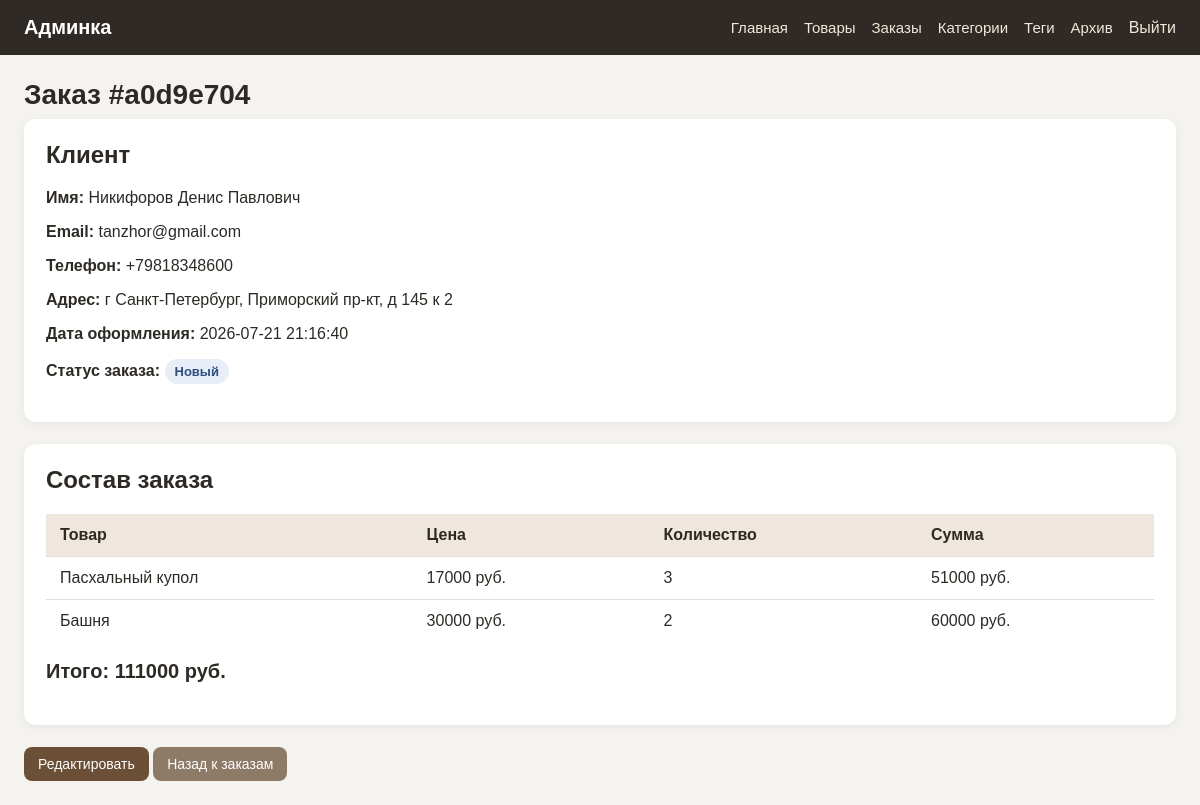
The app's page /admin/orders/order_details/a0d9e704-2492-487a-a8db-38ba3190913b (signed in) with its own data.
### tables this page shows
CREATE TABLE orders (
                 id TEXT PRIMARY KEY,
                 customer_name TEXT NOT NULL,
                 customer_email TEXT NOT NULL,
                 customer_phone TEXT,
                 customer_address TEXT,
                 total INTEGER NOT NULL,
                 status TEXT NOT NULL DEFAULT 'new',
                 created_at TIMESTAMP DEFAULT CURRENT_TIMESTAMP
                 );

CREATE TABLE order_items (
            id INTEGER PRIMARY KEY AUTOINCREMENT,
            order_id TEXT NOT NULL,
            product_id TEXT,
            product_name TEXT NOT NULL,
            unit_price INTEGER NOT NULL,
            quantity INTEGER NOT NULL,
            
            FOREIGN KEY (order_id)
                REFERENCES orders(id)
                ON DELETE CASCADE,
            
            FOREIGN KEY (product_id)
                REFERENCES products(id)
                ON DELETE SET NULL
    );

### routes/admin/orders.py (the view)
@admin_bp.route("/admin/orders/order_details/<order_id>")
def order_details(order_id):
    order = get_order_by_id(order_id)
    if not order:
        flash('Заказ не найден', 'error')
        return redirect(url_for('admin.admin_orders'))
    return render_template("admin/order_details.html", order=order, order_statuses=ORDER_STATUSES)

### app.py (called while the page is built, shortened)
@app.before_request
def protect_from_csrf():
    if request.method != "POST":
        return

@app.context_processor
def inject_cart_count():
    return {"cart_count": get_cart_count(session)}

@app.context_processor
def inject_csrf_token():
    return {"csrf_token": get_csrf_token}

### database/connection.py (called while the page is built)
def get_db_connection():
    conn = sqlite3.connect(DB_PATH)
    conn.execute("PRAGMA foreign_keys = ON")
    conn.row_factory = sqlite3.Row
    return conn

### database/order_items.py (called while the page is built)
def get_order_items_by_order_id(conn, order_id):
    items = conn.execute("""
                 SELECT
                 id, order_id, product_id, product_name, unit_price, quantity
                 FROM order_items
                 WHERE order_id = ? ORDER BY id
                 """,
                 (order_id,)).fetchall()
    return items

### database/orders.py (called while the page is built)
def get_order_by_id(order_id):
    conn = None
    try:
        conn = get_db_connection()
        order_row = conn.execute("SELECT * FROM orders WHERE id = ?", (order_id,)).fetchone()
        if order_row is None:
            return None
        order = dict(order_row)
        saved_items = get_order_items_by_order_id(conn=conn, order_id=order_id)
        order['items'] =[dict(item) for item in saved_items]
        return order
    finally:
        if conn is not None:
            conn.close()

### routes/admin/auth.py (called while the page is built)
@admin_bp.before_request
def require_admin_login():
    allowed_endpoints = {
        'admin.login'
    }
    if request.endpoint in allowed_endpoints:
        return
    if session.get('is_admin'):
        return
    flash('Сначала войдите в админку', 'error')
    return redirect(url_for('admin.login'))

### services/cart_service.py (called while the page is built)
def get_cart(session):
    return session.get("cart", {})

def get_cart_count(session):
    cart = get_cart(session)
    return sum(cart.values())

### services/csrf_service.py (called while the page is built)
def get_csrf_token():
    if "csrf_token" not in session:
        session["csrf_token"] = secrets.token_urlsafe(32)
    return session["csrf_token"]

### templates/admin/order_details.html
{% extends 'admin/base.html' %}
{% block content %}
<h1 class="admin-page-title">Заказ #{{ order.id[:8] }}</h1>
<div class="admin-detail-card">
    <h2>Клиент</h2>
    <p><strong>Имя:</strong> {{ order.customer_name }}</p>
    <p><strong>Email:</strong> {{ order.customer_email }}</p>
    <p><strong>Телефон:</strong> {{ order.customer_phone if order.customer_phone else '—' }}</p>
    <p><strong>Адрес:</strong> {{ order.customer_address if order.customer_address else '—' }}</p>
    <p><strong>Дата оформления:</strong> {{ order.created_at }}</p>
    <p><strong>Статус заказа:</strong>
        <span class="admin-status admin-status-{{ order.status }}">
        {{ order_statuses.get(order.status, order.status) }}
        </span>
    </p>
</div>
<div class="admin-detail-card">
    <h2>Состав заказа</h2>
    <table class="admin-table">
        <tr>
            <th>Товар</th>
            <th>Цена</th>
            <th>Количество</th>
            <th>Сумма</th>
        </tr>
        {% for product in order['items'] %}
        <tr>
            <td>{{ product['product_name'] }}</td>
            <td>{{ product['unit_price'] }} руб.</td>
            <td>{{ product['quantity'] }}</td>
            <td>{{ product['unit_price'] * product['quantity'] }} руб.</td>
        </tr>
        {% endfor %}
    </table>
    <p class="admin-total">
        Итого: {{ order.total }} руб.
    </p>
</div>
<div class="admin-actions">
    <a href="{{ url_for('admin.edit_order', order_id=order.id) }}" class="admin-button">
        Редактировать
    </a>
    <a href="{{ url_for('admin.admin_orders') }}" class="admin-button admin-button-secondary">
        Назад к заказам
    </a>
</div>
{% endblock %}

### static/css/admin.css (style rules this page uses)
* { box-sizing: border-box; }
.admin-body { margin: 0; font-family: Arial, sans-serif; background: #f5f3ef; color: #2d2a26; }
.admin-page-title { margin: 0 0 20px; font-size: 28px; }
.admin-actions { margin-bottom: 20px; }
.admin-table { width: 100%; border-collapse: collapse; }
.admin-table th, .admin-table td { padding: 12px 14px; border-bottom: 1px solid #e5ded6; text-align: left; vertical-align: top; }
.admin-table th { background: #efe7dd; font-weight: 700; }
.admin-table tr:last-child td { border-bottom: none; }
.admin-button { display: inline-block; padding: 9px 14px; border-radius: 8px; border: none; background: #6b4f36; color: #fff; text-decoration: none; cursor: pointer; font-size: 14px; }
.admin-button-secondary { background: #8d7b68; }
.admin-detail-card { background: #fff; padding: 22px; border-radius: 12px; margin-bottom: 22px; box-shadow: 0 2px 10px rgba(0,0,0,0.06); }
.admin-detail-card h2 { margin-top: 0; }
.admin-total { margin-top: 18px; font-size: 20px; font-weight: 700; }
.admin-status { display: inline-block; padding: 5px 10px; border-radius: 999px; font-size: 13px; font-weight: 700; white-space: nowrap; }
.admin-status-new { background: #e8eef7; color: #2f4f7f; }
.admin-page-title { margin-bottom: 8px; }

### records on screen
orders: customer_name "Никифоров Денис Павлович", customer_email "tanzhor@gmail.com", customer_phone "+79818348600", customer_address "г Санкт-Петербург, Приморский пр-кт, д 145 к 2", created_at "2026-07-21 21:16:40", get "Новый", total "111000"
order_items: product_name "Пасхальный купол", unit_price "17000", quantity "3", product['unit_price']*product['quantity'] "51000"
order_items: product_name "Башня", unit_price "30000", quantity "2", product['unit_price']*product['quantity'] "60000"

### other values on screen
{{ order.id[:8] }} "a0d9e704"
